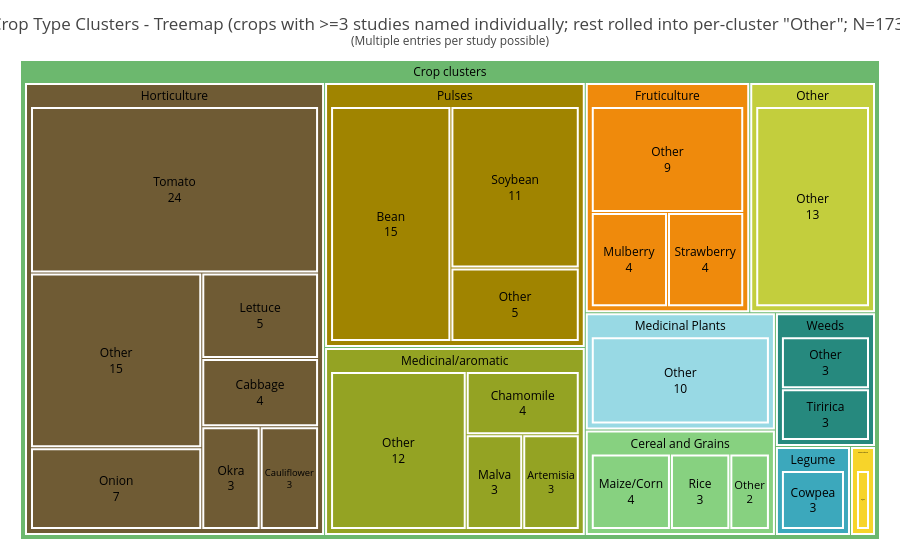

Notebook source saved alongside this figure:
### Markdown cell above
### Crop Cluster Treemap

### Code cell
# Treemap of crops grouped by crop-type cluster (col F of 260505 CSV).
# Two-level hierarchy: cluster (parent rectangle) -> crop (child rectangle).
# Crops with >=3 studies are shown individually; the long tail of crops with
# fewer studies is rolled up into one "Other (k crops)" leaf *per cluster*,
# so each cluster's total area still reflects all of its crops.
# Uses QUALITATIVE_COLORS so each cluster gets a distinct color shared by all
# its crop children — visual cohesion within a cluster, white borders separate crops.

from collections import Counter, defaultdict
import plotly.express as px

# Step 1: count each crop occurrence (comma-split — same convention as crop_cluster_bar)
crop_counter = Counter()
# Warnings for empty crop fields printed in the crop bar chart cell above
for raw in df['Crop type studied'].dropna().astype(str):
    for token in raw.split(','):
        crop = token.strip().lower()
        if crop == '':
            continue
        crop_counter[crop] += 1

# Step 2: split crops into "named" (>=MIN_STUDIES, shown individually) and
# "tail" (rolled up into a per-cluster "Other" leaf).
MIN_STUDIES = 3

# Buckets keyed by cluster:
#   tail_counts[cluster] = total occurrences of below-threshold crops in that cluster
#   tail_n_crops[cluster] = how many distinct crops were rolled up
tail_counts = defaultdict(int)
tail_n_crops = defaultdict(int)
treemap_rows = []

for crop, n in crop_counter.items():
    cluster = lookup_crop_cluster.get(crop)
    if not cluster or pd.isna(cluster):
        cluster = 'Other'
    if n >= MIN_STUDIES:
        treemap_rows.append({'crop': crop.title(), 'cluster': cluster, 'count': n})
    else:
        tail_counts[cluster] += n
        tail_n_crops[cluster] += 1

# Append one synthetic "Other (k crops)" leaf per cluster with a non-empty tail.
# The label includes the count of rolled-up crops so the reader knows what's hidden.
for cluster, total in tail_counts.items():
    treemap_rows.append({
        'crop': 'Other',
        'cluster': cluster,
        'count': total,
    })

treemap_df = pd.DataFrame(treemap_rows)
print(f"Named crops (>={MIN_STUDIES} studies): {sum(1 for r in treemap_rows if r['crop'] != 'Other')}")
print(f"Tail buckets ('Other' leaves): {len(tail_counts)}")
print(f"Tail crops rolled up: {sum(tail_n_crops.values())}")
print(f"Total crop occurrences in treemap: {treemap_df['count'].sum()}")
print(f"Clusters represented: {treemap_df['cluster'].nunique()}")

# Step 3: build treemap. path=[Constant root, cluster, crop] gives 2 nesting levels.
# color='cluster' maps each cluster to a QUALITATIVE_COLORS slot; crop leaves inherit
# their parent cluster's color, so visual grouping is automatic.
fig_crop_tree = px.treemap(
    treemap_df,
    path=[px.Constant('Crop clusters'), 'cluster', 'crop'],
    values='count',
    color='cluster',
    color_discrete_sequence=QUALITATIVE_COLORS_AGRO_BROWN,
)
fig_crop_tree.update_traces(
    marker=dict(line=dict(color='white', width=2)),
    textfont=dict(size=12, color='black'),
    textinfo='label+value',
    textposition='middle center',
)
fig_crop_tree.update_layout(
    title=f'Crop Type Clusters - Treemap (crops with >={MIN_STUDIES} studies named individually; rest rolled into per-cluster "Other"; N={treemap_df["count"].sum()})<br><sup>(Multiple entries per study possible)</sup>',
    margin=dict(t=60, b=20, l=20, r=20),
)

fig_crop_tree.show()
fig_crop_tree.write_image('crop_cluster_treemap.png', width=1000, height=700, scale=2)
print("Chart saved: crop_cluster_treemap.png")

### Figure 1 — Plotly figure (JSON) as saved in the notebook; plotly's stock layout.template omitted (floating-point values rounded to 4 significant figures)
{"data": [{"branchvalues": "total", "customdata": [["(?)"], ["Cereal and Grains"], ["Cereal and Grains"], ["Cereal and Grains"], ["Cereal and Grains"], ["Fruticulture"], ["Fruticulture"], ["Fruticulture"], ["Fruticulture"], ["Horticulture"], ["Horticulture"], ["Horticulture"], ["Horticulture"], ["Horticulture"], ["Horticulture"], ["Horticulture"], ["Horticulture"], ["Legume"], ["Legume"], ["Medicinal Plants"], ["Medicinal Plants"], ["Medicinal/aromatic"], ["Medicinal/aromatic"], ["Medicinal/aromatic"], ["Medicinal/aromatic"], ["Medicinal/aromatic"], ["Other"], ["Other"], ["Pulses"], ["Pulses"], ["Pulses"], ["Pulses"], ["Silviculture"], ["Silviculture"], ["Weeds"], ["Weeds"], ["Weeds"]], "domain": {"x": [0.0, 1.0], "y": [0.0, 1.0]}, "hovertemplate": "labels=%{label}<br>count=%{value}<br>parent=%{parent}<br>id=%{id}<br>cluster=%{customdata[0]}<extra></extra>", "ids": ["Crop clusters", "Crop clusters/Cereal and Grains", "Crop clusters/Cereal and Grains/Rice", "Crop clusters/Cereal and Grains/Other", "Crop clusters/Cereal and Grains/Maize/Corn", "Crop clusters/Fruticulture", "Crop clusters/Fruticulture/Mulberry", "Crop clusters/Fruticulture/Strawberry", "Crop clusters/Fruticulture/Other", "Crop clusters/Horticulture/Lettuce", "Crop clusters/Horticulture/Onion", "Crop clusters/Horticulture/Okra", "Crop clusters/Horticulture/Cauliflower", "Crop clusters/Horticulture", "Crop clusters/Horticulture/Other", "Crop clusters/Horticulture/Tomato", "Crop clusters/Horticulture/Cabbage", "Crop clusters/Legume/Cowpea", "Crop clusters/Legume", "Crop clusters/Medicinal Plants", "Crop clusters/Medicinal Plants/Other", "Crop clusters/Medicinal/aromatic", "Crop clusters/Medicinal/aromatic/Chamomile", "Crop clusters/Medicinal/aromatic/Malva", "Crop clusters/Medicinal/aromatic/Artemisia", "Crop clusters/Medicinal/aromatic/Other", "Crop clusters/Other/Other", "Crop clusters/Other", "Crop clusters/Pulses", "Crop clusters/Pulses/Bean", "Crop clusters/Pulses/Soybean", "Crop clusters/Pulses/Other", "Crop clusters/Silviculture/Other", "Crop clusters/Silviculture", "Crop clusters/Weeds/Other", "Crop clusters/Weeds", "Crop clusters/Weeds/Tiririca"], "labels": ["Crop clusters", "Cereal and Grains", "Rice", "Other", "Maize/Corn", "Fruticulture", "Mulberry", "Strawberry", "Other", "Lettuce", "Onion", "Okra", "Cauliflower", "Horticulture", "Other", "Tomato", "Cabbage", "Cowpea", "Legume", "Medicinal Plants", "Other", "Medicinal/aromatic", "Chamomile", "Malva", "Artemisia", "Other", "Other", "Other", "Pulses", "Bean", "Soybean", "Other", "Other", "Silviculture", "Other", "Weeds", "Tiririca"], "marker": {"colors": ["#6CB86E", "#87D180", "#87D180", "#87D180", "#87D180", "#EF8A0C", "#EF8A0C", "#EF8A0C", "#EF8A0C", "#6F5B34", "#6F5B34", "#6F5B34", "#6F5B34", "#6F5B34", "#6F5B34", "#6F5B34", "#6F5B34", "#3CA8BC", "#3CA8BC", "#98D9E4", "#98D9E4", "#94A323", "#94A323", "#94A323", "#94A323", "#94A323", "#C3CE3D", "#C3CE3D", "#A08400", "#A08400", "#A08400", "#A08400", "#F7D42A", "#F7D42A", "#26897E", "#26897E", "#26897E"], "line": {"color": "white", "width": 2}}, "name": "", "parents": ["", "Crop clusters", "Crop clusters/Cereal and Grains", "Crop clusters/Cereal and Grains", "Crop clusters/Cereal and Grains", "Crop clusters", "Crop clusters/Fruticulture", "Crop clusters/Fruticulture", "Crop clusters/Fruticulture", "Crop clusters/Horticulture", "Crop clusters/Horticulture", "Crop clusters/Horticulture", "Crop clusters/Horticulture", "Crop clusters", "Crop clusters/Horticulture", "Crop clusters/Horticulture", "Crop clusters/Horticulture", "Crop clusters/Legume", "Crop clusters", "Crop clusters", "Crop clusters/Medicinal Plants", "Crop clusters", "Crop clusters/Medicinal/aromatic", "Crop clusters/Medicinal/aromatic", "Crop clusters/Medicinal/aromatic", "Crop clusters/Medicinal/aromatic", "Crop clusters/Other", "Crop clusters", "Crop clusters", "Crop clusters/Pulses", "Crop clusters/Pulses", "Crop clusters/Pulses", "Crop clusters/Silviculture", "Crop clusters", "Crop clusters/Weeds", "Crop clusters", "Crop clusters/Weeds"], "values": [173.0, 9.0, 3.0, 2.0, 4.0, 17.0, 4.0, 4.0, 9.0, 5.0, 7.0, 3.0, 3.0, 61.0, 15.0, 24.0, 4.0, 3.0, 3.0, 10.0, 10.0, 22.0, 4.0, 3.0, 3.0, 12.0, 13.0, 13.0, 31.0, 15.0, 11.0, 5.0, 1.0, 1.0, 3.0, 6.0, 3.0], "type": "treemap", "textfont": {"color": "black", "size": 12}, "textinfo": "label+value", "textposition": "middle center"}], "layout": {"legend": {"tracegroupgap": 0}, "margin": {"t": 60, "b": 20, "l": 20, "r": 20}, "treemapcolorway": ["#6CB86E", "#87D180", "#EF8A0C", "#6F5B34", "#3CA8BC", "#98D9E4", "#94A323", "#C3CE3D", "#A08400", "#F7D42A", "#26897E", "#8DBFA8"], "title": {"text": "Crop Type Clusters - Treemap (crops with >=3 studies named individually; rest rolled into per-cluster \"Other\"; N=173)<br><sup>(Multiple entries per study possible)</sup>"}}}
